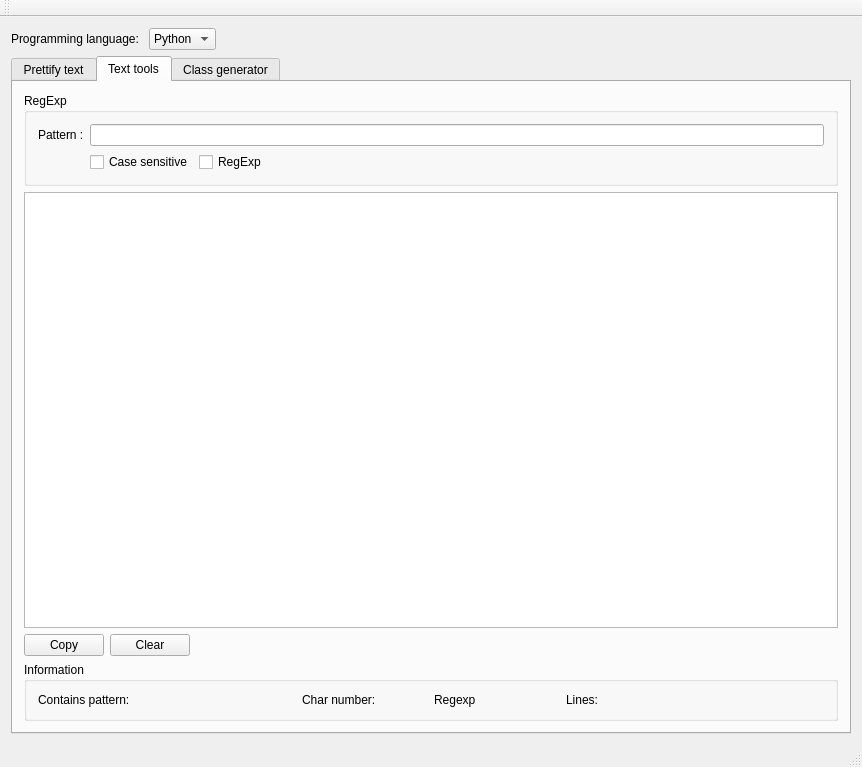
<?xml version="1.0" encoding="UTF-8"?>
<ui version="4.0">
 <class>MainWindow</class>
 <widget class="QMainWindow" name="MainWindow">
  <property name="geometry">
   <rect>
    <x>0</x>
    <y>0</y>
    <width>862</width>
    <height>767</height>
   </rect>
  </property>
  <property name="windowTitle">
   <string>MainWindow</string>
  </property>
  <widget class="QWidget" name="centralWidget">
   <layout class="QVBoxLayout" name="verticalLayout">
    <item>
     <layout class="QHBoxLayout" name="horizontalLayout">
      <item>
       <widget class="QLabel" name="label">
        <property name="text">
         <string>Programming language: </string>
        </property>
       </widget>
      </item>
      <item>
       <widget class="QComboBox" name="comboBox_language">
        <item>
         <property name="text">
          <string>Python</string>
         </property>
        </item>
        <item>
         <property name="text">
          <string>C++</string>
         </property>
        </item>
       </widget>
      </item>
      <item>
       <spacer name="horizontalSpacer">
        <property name="orientation">
         <enum>Qt::Horizontal</enum>
        </property>
        <property name="sizeHint" stdset="0">
         <size>
          <width>40</width>
          <height>20</height>
         </size>
        </property>
       </spacer>
      </item>
     </layout>
    </item>
    <item>
     <widget class="QTabWidget" name="tabWidget">
      <property name="currentIndex">
       <number>1</number>
      </property>
      <widget class="QWidget" name="tab_2">
       <attribute name="title">
        <string>Prettify text</string>
       </attribute>
       <layout class="QVBoxLayout" name="verticalLayout_2">
        <item>
         <widget class="QGroupBox" name="groupBox_3">
          <property name="title">
           <string>Coding style</string>
          </property>
          <layout class="QGridLayout" name="gridLayout_3">
           <item row="1" column="3">
            <widget class="QLabel" name="label_8">
             <property name="text">
              <string>Filling character 2:</string>
             </property>
            </widget>
           </item>
           <item row="1" column="1">
            <widget class="QComboBox" name="comboBox_prettify_filling_char"/>
           </item>
           <item row="3" column="1">
            <widget class="QComboBox" name="comboBox_prettify_style">
             <property name="enabled">
              <bool>false</bool>
             </property>
             <item>
              <property name="text">
               <string>Light</string>
              </property>
             </item>
             <item>
              <property name="text">
               <string>Medium</string>
              </property>
             </item>
             <item>
              <property name="text">
               <string>Heavy</string>
              </property>
             </item>
            </widget>
           </item>
           <item row="3" column="0">
            <widget class="QLabel" name="label_7">
             <property name="text">
              <string>Style:</string>
             </property>
            </widget>
           </item>
           <item row="1" column="4">
            <widget class="QComboBox" name="comboBox_prettify_filling_char2"/>
           </item>
           <item row="2" column="1">
            <widget class="QLineEdit" name="lineEdit_prettify_spacing">
             <property name="placeholderText">
              <string>not implemented yet...</string>
             </property>
            </widget>
           </item>
           <item row="2" column="0">
            <widget class="QLabel" name="label_6">
             <property name="text">
              <string>Spacing: </string>
             </property>
            </widget>
           </item>
           <item row="1" column="0">
            <widget class="QLabel" name="label_4">
             <property name="text">
              <string>Filling character : </string>
             </property>
            </widget>
           </item>
           <item row="1" column="5">
            <widget class="QCheckBox" name="checkBox_prettify_link">
             <property name="text">
              <string>Link</string>
             </property>
            </widget>
           </item>
           <item row="0" column="4" colspan="3">
            <spacer name="horizontalSpacer_4">
             <property name="orientation">
              <enum>Qt::Horizontal</enum>
             </property>
             <property name="sizeHint" stdset="0">
              <size>
               <width>40</width>
               <height>20</height>
              </size>
             </property>
            </spacer>
           </item>
           <item row="0" column="0" colspan="4">
            <widget class="QCheckBox" name="checkBox_prettify_both_sides">
             <property name="text">
              <string>Add comment character on both sides</string>
             </property>
            </widget>
           </item>
          </layout>
         </widget>
        </item>
        <item>
         <widget class="QGroupBox" name="groupBox">
          <property name="title">
           <string>Comments</string>
          </property>
          <layout class="QVBoxLayout" name="verticalLayout_3">
           <item>
            <layout class="QFormLayout" name="formLayout"/>
           </item>
           <item>
            <layout class="QGridLayout" name="gridLayout_2">
             <item row="0" column="0">
              <widget class="QLabel" name="label_2">
               <property name="text">
                <string>Create comment block :</string>
               </property>
              </widget>
             </item>
             <item row="0" column="3">
              <widget class="QSlider" name="horizontalSlider_prettify_comment_block">
               <property name="minimum">
                <number>10</number>
               </property>
               <property name="maximum">
                <number>100</number>
               </property>
               <property name="singleStep">
                <number>2</number>
               </property>
               <property name="value">
                <number>100</number>
               </property>
               <property name="orientation">
                <enum>Qt::Horizontal</enum>
               </property>
               <property name="tickPosition">
                <enum>QSlider::NoTicks</enum>
               </property>
              </widget>
             </item>
             <item row="0" column="1">
              <widget class="QLineEdit" name="lineEdit_prettify_comment_block">
               <property name="inputMask">
                <string/>
               </property>
               <property name="text">
                <string/>
               </property>
               <property name="placeholderText">
                <string>block name ...</string>
               </property>
              </widget>
             </item>
             <item row="0" column="4">
              <widget class="QLabel" name="label_prettify_block_comment_width">
               <property name="text">
                <string>10</string>
               </property>
              </widget>
             </item>
             <item row="0" column="2">
              <widget class="QLabel" name="label_5">
               <property name="text">
                <string>Number of columns:</string>
               </property>
              </widget>
             </item>
            </layout>
           </item>
           <item>
            <spacer name="verticalSpacer">
             <property name="orientation">
              <enum>Qt::Vertical</enum>
             </property>
             <property name="sizeHint" stdset="0">
              <size>
               <width>20</width>
               <height>40</height>
              </size>
             </property>
            </spacer>
           </item>
           <item>
            <layout class="QHBoxLayout" name="horizontalLayout_2">
             <item>
              <widget class="QPlainTextEdit" name="plainTextEdit_prettify"/>
             </item>
            </layout>
           </item>
           <item>
            <layout class="QHBoxLayout" name="horizontalLayout_3">
             <item>
              <widget class="QPushButton" name="pushButton_prettify_copy">
               <property name="text">
                <string>Copy</string>
               </property>
              </widget>
             </item>
             <item>
              <spacer name="horizontalSpacer_2">
               <property name="orientation">
                <enum>Qt::Horizontal</enum>
               </property>
               <property name="sizeHint" stdset="0">
                <size>
                 <width>40</width>
                 <height>20</height>
                </size>
               </property>
              </spacer>
             </item>
            </layout>
           </item>
          </layout>
         </widget>
        </item>
       </layout>
      </widget>
      <widget class="QWidget" name="tab_4">
       <attribute name="title">
        <string>Text tools</string>
       </attribute>
       <layout class="QVBoxLayout" name="verticalLayout_5">
        <item>
         <widget class="QGroupBox" name="groupBox_4">
          <property name="title">
           <string>RegExp</string>
          </property>
          <layout class="QGridLayout" name="gridLayout_4">
           <item row="1" column="1">
            <widget class="QCheckBox" name="checkBox_tools_case_sensitivity">
             <property name="text">
              <string>Case sensitive</string>
             </property>
            </widget>
           </item>
           <item row="0" column="0">
            <widget class="QLabel" name="label_9">
             <property name="text">
              <string>Pattern :</string>
             </property>
            </widget>
           </item>
           <item row="1" column="2">
            <widget class="QCheckBox" name="checkBox_tools_regexp">
             <property name="text">
              <string>RegExp</string>
             </property>
            </widget>
           </item>
           <item row="1" column="3">
            <spacer name="horizontalSpacer_3">
             <property name="orientation">
              <enum>Qt::Horizontal</enum>
             </property>
             <property name="sizeHint" stdset="0">
              <size>
               <width>40</width>
               <height>20</height>
              </size>
             </property>
            </spacer>
           </item>
           <item row="0" column="1" colspan="3">
            <widget class="QLineEdit" name="lineEdit_tools_pattern"/>
           </item>
          </layout>
         </widget>
        </item>
        <item>
         <widget class="QPlainTextEdit" name="plainTextEdit_tools"/>
        </item>
        <item>
         <layout class="QHBoxLayout" name="horizontalLayout_4">
          <item>
           <widget class="QPushButton" name="pushButton_tools_copy">
            <property name="text">
             <string>Copy</string>
            </property>
           </widget>
          </item>
          <item>
           <widget class="QPushButton" name="pushButton_tools_clear">
            <property name="text">
             <string>Clear</string>
            </property>
           </widget>
          </item>
          <item>
           <spacer name="horizontalSpacer_5">
            <property name="orientation">
             <enum>Qt::Horizontal</enum>
            </property>
            <property name="sizeHint" stdset="0">
             <size>
              <width>40</width>
              <height>20</height>
             </size>
            </property>
           </spacer>
          </item>
         </layout>
        </item>
        <item>
         <widget class="QGroupBox" name="groupBox_2">
          <property name="title">
           <string>Information</string>
          </property>
          <layout class="QGridLayout" name="gridLayout">
           <item row="0" column="5">
            <widget class="QLabel" name="label_tools_lines">
             <property name="text">
              <string/>
             </property>
            </widget>
           </item>
           <item row="0" column="0">
            <widget class="QLabel" name="label_10">
             <property name="text">
              <string>Contains pattern:</string>
             </property>
            </widget>
           </item>
           <item row="0" column="2">
            <widget class="QLabel" name="label_3">
             <property name="text">
              <string>Char number:</string>
             </property>
            </widget>
           </item>
           <item row="0" column="3">
            <widget class="QLabel" name="label_tools_size">
             <property name="text">
              <string>Regexp</string>
             </property>
            </widget>
           </item>
           <item row="0" column="4">
            <widget class="QLabel" name="label_11">
             <property name="text">
              <string>Lines:</string>
             </property>
            </widget>
           </item>
           <item row="0" column="1">
            <widget class="QLabel" name="label_tools_pattern">
             <property name="text">
              <string/>
             </property>
            </widget>
           </item>
          </layout>
         </widget>
        </item>
       </layout>
      </widget>
      <widget class="QWidget" name="tab">
       <attribute name="title">
        <string>Class generator</string>
       </attribute>
      </widget>
     </widget>
    </item>
   </layout>
  </widget>
  <widget class="QMenuBar" name="menuBar">
   <property name="geometry">
    <rect>
     <x>0</x>
     <y>0</y>
     <width>862</width>
     <height>26</height>
    </rect>
   </property>
  </widget>
  <widget class="QToolBar" name="mainToolBar">
   <attribute name="toolBarArea">
    <enum>TopToolBarArea</enum>
   </attribute>
   <attribute name="toolBarBreak">
    <bool>false</bool>
   </attribute>
  </widget>
  <widget class="QStatusBar" name="statusBar"/>
 </widget>
 <layoutdefault spacing="6" margin="11"/>
 <resources/>
 <connections/>
</ui>
